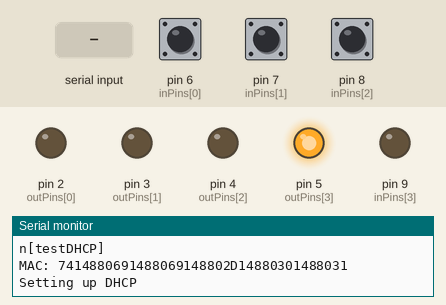
The sketch below on a simulated Arduino Uno, built with avr-gcc and run on an emulated ATmega328P. On the bench: output pins drawn as LEDs (lit = HIGH), the last lines printed to the serial monitor. The inputs (shaded band) are chosen by the test bench; at power-on: pin 6 (inPins[0]) HIGH, pin 7 (inPins[1]) HIGH, pin 8 (inPins[2]) HIGH.

Above: at 1.2 s.
1.3 s: "90,45\n" received over Serial
At 2.1 s:
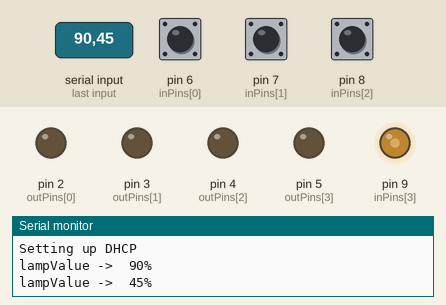
3.2 s: "5\n" received over Serial
At 4.0 s:
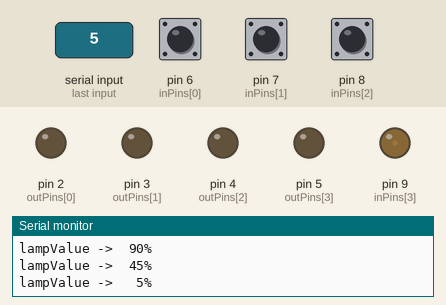
4.9 s: pin 6 (inPins[0]) pulled LOW for 0.15 s
At 4.98 s:
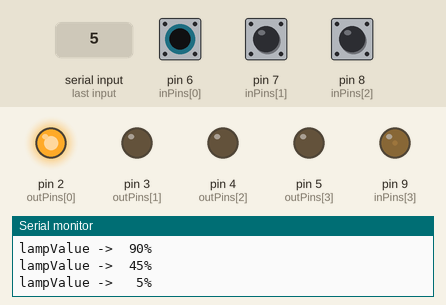
6.5 s: pin 7 (inPins[1]) pulled LOW for 0.15 s
At 6.58 s:
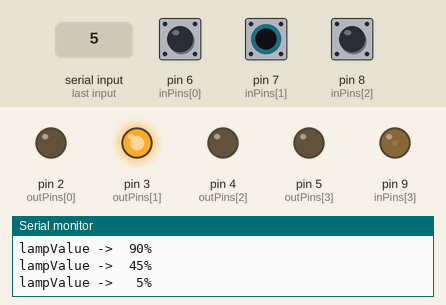
8.1 s: pin 8 (inPins[2]) pulled LOW for 0.15 s
At 8.18 s:
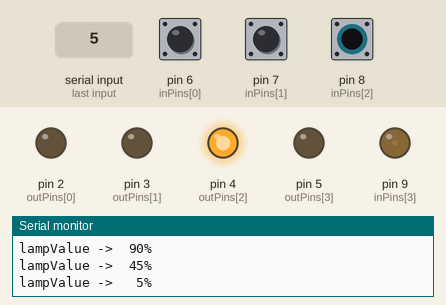
9.7 s: "30,150\n" received over Serial
At 11.3 s:
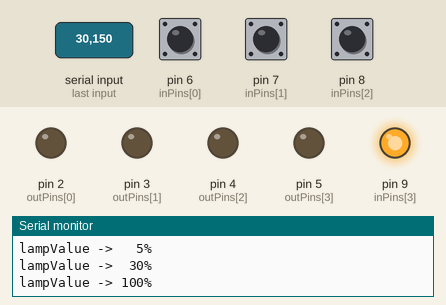
Timing chart, 0 to 12.6 s (numbered marks = the images above; inputs shaded):
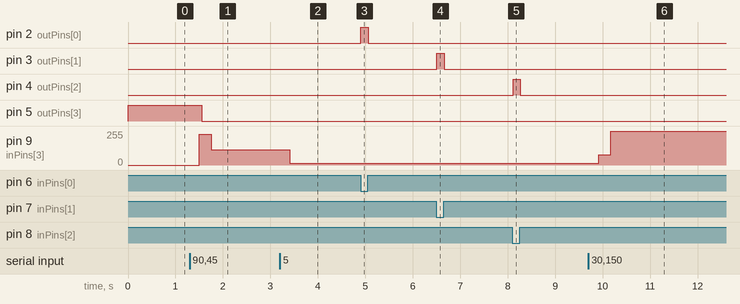

Measured:
- after the input at 1.3 s, pin 5 (outPins[3]): HIGH → LOW after 0.26 s; pin 9 (inPins[3]): 0/255 → 229/255 after 0.21 s, → 114/255 0.25 s later
- after the input at 3.2 s, pin 9 (inPins[3]): 114/255 → 12/255 after 0.21 s
- after the input at 4.9 s, pin 2 (outPins[0]): LOW → HIGH at once, → LOW 0.15 s later
- after the input at 6.5 s, pin 3 (outPins[1]): LOW → HIGH at once, → LOW 0.15 s later
- after the input at 8.1 s, pin 4 (outPins[2]): LOW → HIGH at once, → LOW 0.15 s later
- after the input at 9.7 s, pin 9 (inPins[3]): 12/255 → 76/255 after 0.22 s, → 255/255 0.25 s later

The sketch:

test_Ethernet.ino
```cpp
// https://inventr.io/connecting-enc28j60-ethernet-lan-to-arduino/
// https://github.com/RobotDynOfficial/RBDDimmer

#include <EtherCard.h>
#include <RBDdimmer.h>

static byte mymac[] = { 0x74, 0x69, 0x69, 0x2D, 0x30, 0x31 };

byte Ethernet::buffer[700];

static int outPins[] = { 2, 3, 4, 5 };
static int inPins[] = { 6, 7, 8, 9 };

#define outputPin  9
dimmerLamp dimmer(outputPin); //initialase port for dimmer for MEGA, Leonardo, UNO, Arduino M0, Arduino Zero
int outVal = 0;

void setup() {
  Serial.begin(115200);
  Serial.println(F("n[testDHCP]"));

  Serial.print("MAC: ");
  for (byte i = 0; i < 6; ++i) {
    Serial.print(mymac[i], HEX);
    if (i < 5)
      Serial.print(': ');
  }
  Serial.println();

  if (ether.begin(sizeof Ethernet::buffer, mymac) == 0)
    Serial.println(F("Failed to access Ethernet controller"));

  Serial.println(F("Setting up DHCP"));
  if (!ether.dhcpSetup())
    Serial.println(F("DHCP failed"));

  ether.printIp("My IP: ", ether.myip);
  ether.printIp("Netmask: ", ether.netmask);
  ether.printIp("GW IP: ", ether.gwip);
  ether.printIp("DNS IP: ", ether.dnsip);

  // button tests:

  for (int i = 0; i < 4; i++)
  {
    pinMode(outPins[i], OUTPUT);
    pinMode(inPins[i], INPUT_PULLUP);
  }


  dimmer.begin(NORMAL_MODE, ON); //dimmer initialisation: name.begin(MODE, STATE)
}

void printSpace(int val)
{
  if ((val / 100) == 0) Serial.print(" ");
  if ((val / 10) == 0) Serial.print(" ");
}

void loop() {

  for (int i = 0; i < 4; i++)
  {
    int val = digitalRead(inPins[i]);  // read input value
    if (val == HIGH) {         // check if the input is HIGH (button released)
      digitalWrite(outPins[i], LOW);  // turn LED OFF
    } else {
      digitalWrite(outPins[i], HIGH);  // turn LED ON
    }
  }

  int preVal = outVal;

  if (Serial.available())
  {
    int buf = Serial.parseInt();
    if (buf != 0) outVal = buf;
    delay(200);
  }
  dimmer.setPower(outVal); // setPower(0-100%);

  if (preVal != outVal)
  {
    Serial.print("lampValue -> ");
    printSpace(dimmer.getPower());
    Serial.print(dimmer.getPower());
    Serial.println("%");

  }

  delay(50);

}
```
